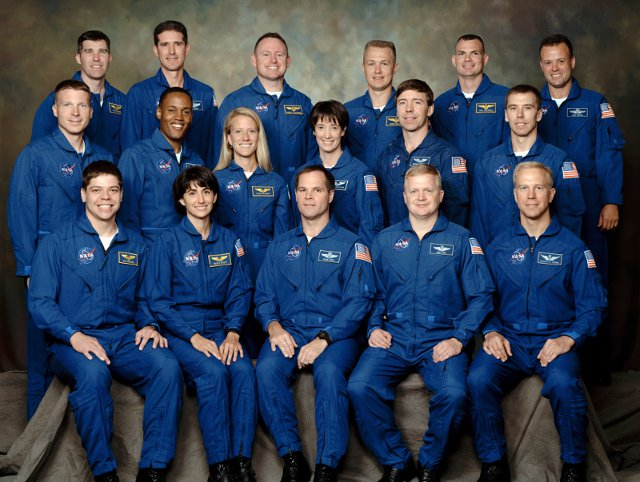
#> input picture MasterOpenCV_Alberto/12/face_test.jpeg, 640 x 482 px
$ python blob_from_image.py
#> lines starting #> are read from the running program, lines starting #| are printed output that depends on the picture
"""
Understanding cv2.dnn.blobFromImage() and also cv2.dnn.imagesFromBlob() in OpenCV
"""

# Import required packages:
import cv2
import numpy as np
from matplotlib import pyplot as plt


def show_img_with_matplotlib(color_img, title, pos):
    """Shows an image using matplotlib capabilities"""

    img_RGB = color_img[:, :, ::-1]

    ax = plt.subplot(1, 4, pos)
    plt.imshow(img_RGB)
    plt.title(title)
    plt.axis('off')


def get_image_from_blob(blob_img, scalefactor, dim, mean, swap_rb, mean_added):
    """Returns image from blob assuming that the blob is from only one image"""

    images_from_blob = cv2.dnn.imagesFromBlob(blob_img)
    image_from_blob = np.reshape(images_from_blob[0], dim) / scalefactor
    image_from_blob_mean = np.uint8(image_from_blob)
    image_from_blob = image_from_blob_mean + np.uint8(mean)

    if mean_added is True:
        if swap_rb:
            image_from_blob = image_from_blob[:, :, ::-1]
        return image_from_blob
    else:
        if swap_rb:
            image_from_blob_mean = image_from_blob_mean[:, :, ::-1]
        return image_from_blob_mean


# Load image:
image = cv2.imread("face_test.jpeg")
#> image is the input picture: shape (482, 640, 3); mean B, G, R 83.9, 64.2, 52

# Call cv2.dnn.blobFromImage():
blob_image = cv2.dnn.blobFromImage(image, 1.0, (300, 300), [104., 117., 123.], False, False)

# The shape of the blob_image will be (1, 3, 300, 300):
print(blob_image.shape)
#| (1, 3, 300, 300)

# Get different images from the blob:
img_from_blob = get_image_from_blob(blob_image, 1.0, (300, 300, 3), [104., 117., 123.], False, True)
#> in get_image_from_blob, `image_from_blob = np.reshape(images_from_blob[0], dim) / scalefactor`:
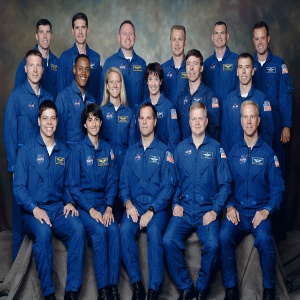
#> image_from_blob: shape (300, 300, 3) float32; mean of channels 0, 1, 2 -20.3, -52.9, -71.1; drawn with min black and max white
#> in get_image_from_blob, `image_from_blob_mean = np.uint8(image_from_blob)`:
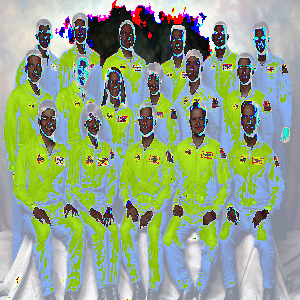
#> image_from_blob_mean: shape (300, 300, 3); mean of channels 0, 1, 2 136.9, 166.6, 147.5; drawn as B, G, R
img_from_blob_swap = get_image_from_blob(blob_image, 1.0, (300, 300, 3), [104., 117., 123.], True, True)
img_from_blob_mean = get_image_from_blob(blob_image, 1.0, (300, 300, 3), [104., 117., 123.], False, False)
img_from_blob_mean_swap = get_image_from_blob(blob_image, 1.0, (300, 300, 3), [104., 117., 123.], True, False)

# Create the dimensions of the figure and set title:
fig = plt.figure(figsize=(16, 4))
plt.suptitle("cv2.dnn.blobFromImage() visualization", fontsize=14, fontweight='bold')
fig.patch.set_facecolor('silver')

# Show the created images:
show_img_with_matplotlib(img_from_blob, "img from blob " + str(img_from_blob.shape), 1)
show_img_with_matplotlib(img_from_blob_swap, "img from blob swap " + str(img_from_blob.shape), 2)
show_img_with_matplotlib(img_from_blob_mean, "img from blob mean " + str(img_from_blob.shape), 3)
show_img_with_matplotlib(img_from_blob_mean_swap, "img from blob mean swap " + str(img_from_blob.shape), 4)

# Show the Figure:
plt.show()
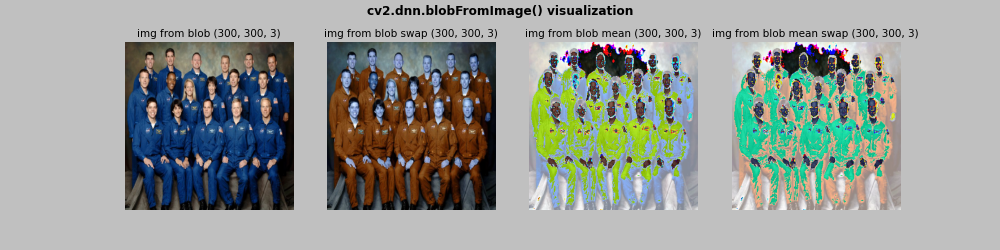
#> figure drawn by matplotlib, 4 panels
